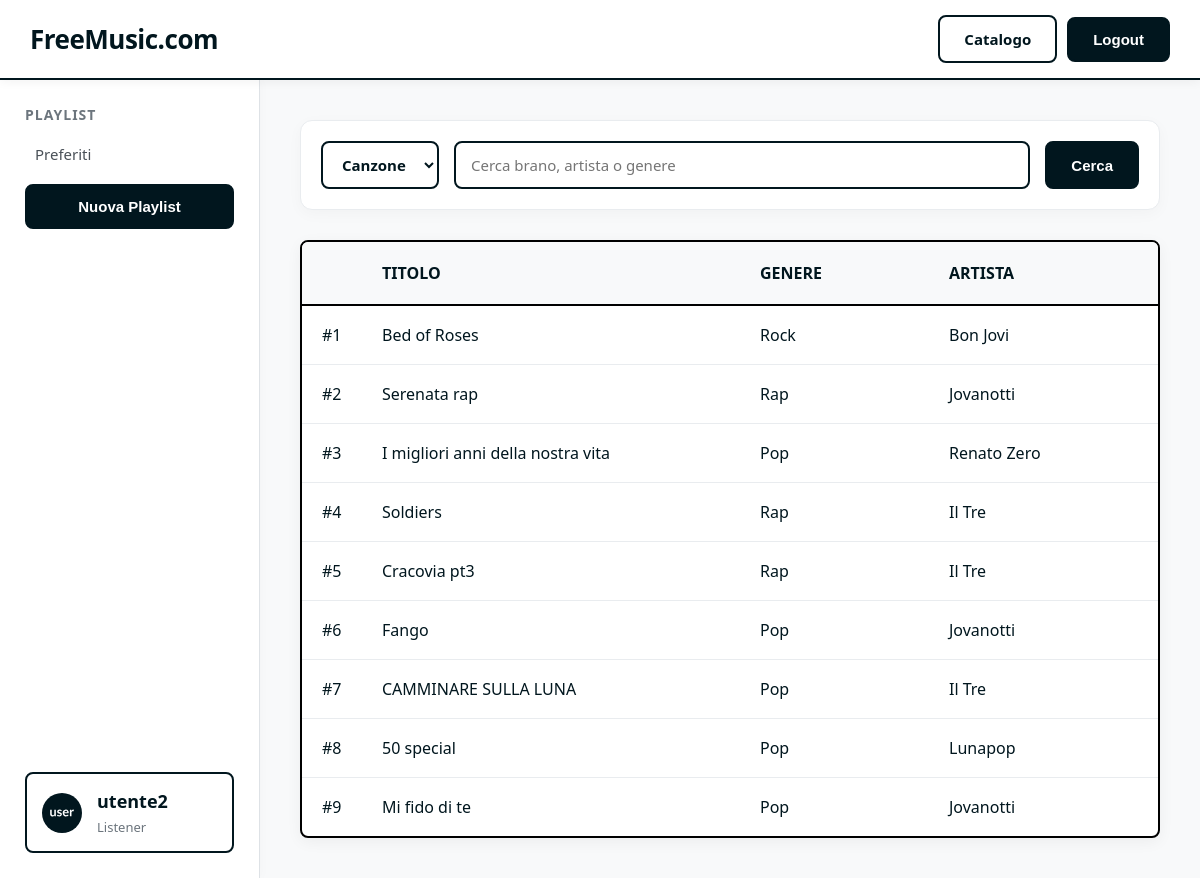
Page /catalogue/ (signed in) on the committed database.
### backend/models.py (models this page shows, shortened)
class Playlist(models.Model):
    name = models.CharField(max_length=200)
    user = models.ForeignKey(settings.AUTH_USER_MODEL, on_delete=models.CASCADE, related_name='playlists')
    songs = models.ManyToManyField(Song, related_name='playlists', blank=True)

class CustomUser(AbstractUser):
    ROLE_CHOICES = (
        ('listener', 'Listener'),
        ('curator', 'Curator'),
    )
    role = models.CharField(max_length=20, choices=ROLE_CHOICES, default='listener')
    def is_curator(self):
        return self.role == 'curator' or self.is_superuser

class Song(models.Model):
    title = models.CharField(max_length=200)
    artist = models.ForeignKey(Artist, on_delete=models.CASCADE, related_name='songs', null=True)
    genre = models.ForeignKey(Genre, on_delete=models.CASCADE, related_name='songs')
    created_at = models.DateTimeField(auto_now_add=True)

class Genre(models.Model):
    name = models.CharField(max_length=100, unique=True)

class Artist(models.Model):
    name = models.CharField(max_length=200, unique=True)
    created_at = models.DateTimeField(auto_now_add=True)

### backend/views.py (the view, shortened to what this page needs)
# urls.py: path('catalogue/', views.CatalogListView.as_view(), name='catalog_list'),
class CatalogListView(ListView):
    template_name = 'catalogue.html'
    context_object_name = 'items'
    def get_queryset(self):
        q = self.request.GET.get('q', '')
        search_type = self.request.GET.get('type', 'song')
        if search_type == 'genre':
            queryset = Genre.objects.all().order_by('name')
            if q:
                queryset = queryset.filter(name__icontains=q)
        elif search_type == 'artist':
            queryset = Artist.objects.all().order_by('-created_at')
            if q:
                queryset = queryset.filter(Q(name__icontains=q) | Q(songs__genre__name__icontains=q)).distinct()
        elif search_type == 'user' and self.request.user.is_authenticated and self.request.user.is_curator():
            queryset = get_user_model().objects.all().order_by('username')
            if q:
                queryset = queryset.filter(username__icontains=q)
        else: # song
            search_type = 'song'
            queryset = Song.objects.all().order_by('-created_at')
            if q:
                queryset = queryset.filter(Q(title__icontains=q) | Q(artist__name__icontains=q) | Q(genre__name__icontains=q))
        self.valid_search_type = search_type
        return queryset
    def get_context_data(self, **kwargs):
        context = super().get_context_data(**kwargs)
        context['search_type'] = getattr(self, 'valid_search_type', 'song')
        context['q'] = self.request.GET.get('q', '')
        playlist_id = self.request.GET.get('add_to_playlist')
        if self.request.user.is_authenticated:
            context['user_playlists'] = Playlist.objects.filter(user=self.request.user)
        context['popular_artists'] = Artist.objects.all().order_by('name')
        return context

### templates/catalogue.html (shortened to what this page needs)
{% extends 'sidebar.html' %}
{% load static %}
{% block content %}
<div class="filter-bar">
    <form method="get" action="{% url 'catalog_list' %}" style="display: flex; gap: 15px; width: 100%;" id="searchForm">
        {% if adding_to_playlist %}
        <input type="hidden" name="add_to_playlist" value="{{ adding_to_playlist.id }}">
        <input type="hidden" name="type" value="song">
        <select class="form-control-select border" disabled>
            <option>Canzone</option>
        </select>
        {% else %}
        <select name="type" id="typeSelect" class="form-control-select border" onchange="this.form.submit()">
            <option value="song" {% if search_type == 'song' %}selected{% endif %}>Canzone</option>
        </select>
        {% endif %}
        <input type="text" name="q" placeholder="Cerca brano, artista o genere" value="{{ q }}" class="form-control border"
            style="flex: 1;">
        <button type="submit" class="dark-btn border" style="flex: 0 0 auto;">Cerca</button>
    </form>
</div>
    <div style="background: white; border: 2px solid #000; border-radius: 8px; overflow: hidden; box-shadow: 0 4px 15px rgba(0,0,0,0.05);">
        <table class="catalog-list">
            <thead>
                <tr style="border-bottom: 2px solid #000; background-color: #f8f9fa;">
                    <th style="padding: 15px; width: 30px; color: #6c757d; font-weight: 600; text-align: left; text-transform: uppercase; font-size: 13px;">
                    </th>
                    <th style="padding: 20px; font-weight: 600; text-align: left; text-transform: uppercase; font-size: 16px;">
                        <div class="catalog-row-details">
                            {% if search_type == 'artist' %}
                            <span class="catalog-row-title" style="color: inherit; font-size: inherit; font-weight: inherit;">Artista</span>
                            <span class="catalog-row-artist" style="color: inherit; font-size: inherit; font-weight: inherit;">Brani Associati</span>
                            {% elif search_type == 'genre' %}
                            <span class="catalog-row-title" style="color: inherit; font-size: inherit; font-weight: inherit;">Genere</span>
                            <span class="catalog-row-artist" style="color: inherit; font-size: inherit; font-weight: inherit;">Brani Associati</span>
                            {% else %}
                            <span class="catalog-row-title" style="color: inherit; font-size: inherit; font-weight: inherit;">Titolo</span>
                            <span class="catalog-row-genre" style="color: inherit; font-size: inherit; font-weight: inherit;">Genere</span>
                            <span class="catalog-row-artist" style="color: inherit; font-size: inherit; font-weight: inherit;">Artista</span>
                            {% endif %}
                        </div>
                    </th>
                </tr>
            </thead>
            <tbody>
                {% for item in items %}
                <tr >
                    {% if adding_to_playlist %}
                    <td style="width: 30px;">
                        <input type="checkbox" name="song_ids" value="{{ item.id }}" {% if item.in_playlist %}checked{% endif %} style="transform: scale(1.5);">
                    </td>
                    {% else %}
                    {% if user.is_authenticated and user.is_curator and search_type == 'song' %}
                    <td class="song-index-cell" onclick="enableSongEdit({{ item.id }}, event)" style="width: 30px; cursor: pointer; text-align: center;">
                        <span class="song-number">#{{ forloop.counter }}</span>
                        <img src="{% static 'edit.png' %}" class="song-edit-icon" style="display: none; width: 16px; height: 16px;" alt="Edit">
                    </td>
                    {% else %}
                    <td>#{{ forloop.counter }}</td>
                    {% endif %}
                    {% endif %}
                    <td>
                        <div class="catalog-row-details">
                            {% if search_type == 'artist' %}
                            <a href="{% url 'artist_detail' item.name %}" class="catalog-row-title">{{ item.name }}</a>
                            <span class="catalog-row-artist">{{ item.songs.count }} brani</span>
                            {% elif search_type == 'playlist' %}
                            <a href="{% url 'playlist_detail' item.id %}" class="catalog-row-title">{{ item.name }}</a>
                            <span class="catalog-row-artist">Di {{ item.user.username }}</span>
                            {% elif search_type == 'genre' %}
                            <a href="{% url 'genre_detail' item.name %}" class="catalog-row-title">{{ item.name }}</a>
                            <span class="catalog-row-artist">{{ item.songs.count }} brani</span>
                            {% else %}
                            <div id="display-song-{{ item.id }}" style="display: flex; flex: 1; justify-content: space-between;">
                                <span class="catalog-row-title">{{ item.title }}</span>
                                <span class="catalog-row-genre">{{ item.genre.name }}</span>
                                <span class="catalog-row-artist">{{ item.artist.name }}</span>
                            </div>
                            {% endif %}
                        </div>
                    </td>
                </tr>
                {% empty %}
                <tr>
                    <td colspan="2" style="padding: 30px; text-align: center; color: #666;">Nessun risultato.</td>
                </tr>
                {% endfor %}
            </tbody>
        </table>
    </div>
{% endblock %}

### templates/sidebar.html (shortened to what this page needs)
{% extends 'header.html' %}
{% load static %}
{% block base_content %}
<aside class="column sidebar">
    <div class="sidebar-top">
        <h3>Playlist</h3>
        {% if user.is_authenticated %}
        {% for playlist in user.playlists.all %}
        <a href="{% url 'playlist_detail' playlist.id %}" class="row sidebar-playlist-item">{{ playlist.name }}</a>
        {% empty %}
        <div class="sidebar-message" style="color: #666;">Nessuna playlist creata.</div>
        {% endfor %}
        <div style="margin-top: 20px;">
            <form method="post" action="{% url 'playlist_create' %}">
                <button type="submit" class="dark-btn border" style="width: 100%;">Nuova Playlist</button>
            </form>
        </div>
        {% else %}
        <div class="sidebar-message">Accedi per visualizzare<br>le tue playlist</div>
        {% endif %}
    </div>
    {% if user.is_authenticated %}
    <div class="sidebar-bottom border" style="padding: 15px; border-radius: 8px; cursor: pointer; display: flex; align-items: center; gap: 15px;" onclick="window.location.href='{% url 'user_detail' user.username %}'">
        <img src="{% static 'user.svg' %}" alt="User" style="width: 40px; height: 40px; object-fit: cover; border-radius: 50%;">
        <div style="text-align: left;">
            <div class="account-name">{{ user.username }}</div>
            <div class="account-role">{{ user.get_role_display|default:user.role }}</div>
        </div>
    </div>
    {% endif %}
</aside>
<div class="main-content">
    {% block content %}
    {% endblock %}
</div>
{% endblock %}

### css/style.css (style rules this page uses)
body, html { margin: 0; padding: 0; font-family: 'Segoe UI', Tahoma, Geneva, Verdana, sans-serif; background-color: #f8f9fa; color: #01161e; height: 100vh; overflow: hidden; }
a { color: #01161e; text-decoration: none; transition: color 0.2s; }
.row { display: flex; align-items: center; }
.column { display: flex; flex-direction: column; }
.dark-btn { background: #01161e; padding: 12px 24px; cursor: pointer; font-size: 15px; font-weight: 600; text-align: center; transition: all 0.2s; color: #ffffff; text-decoration: none; box-sizing: border-box; display: inline-block; }
.border { border: 2px solid #01161e; border-radius: 8px; }
.sidebar { width: 260px; background: #ffffff; border-right: 1px solid #dee2e6; padding: 25px; box-sizing: border-box; box-shadow: 2px 0 10px rgba(0, 0, 0, 0.02); }
.sidebar-top { flex: 1; overflow-y: auto; }
.sidebar h3 { margin-top: 0; font-weight: 600; font-size: 14px; text-transform: uppercase; color: #6c757d; letter-spacing: 1px; margin-bottom: 20px; }
.sidebar-playlist-item { margin-bottom: 12px; font-size: 15px; color: #495057; }
.sidebar-playlist-item::before { content: ""; font-size: 10px; margin-right: 10px; }
.sidebar-bottom { padding: 15px 20px; }
.account-name { font-size: 18px; font-weight: 600; margin-bottom: 5px; }
.account-role { font-size: 13px; color: #6c757d; text-transform: capitalize; }
.main-content { flex: 1; padding: 40px; overflow-y: auto; }
.form-control { width: 100%; padding: 12px 15px; box-sizing: border-box; font-family: inherit; font-size: 15px; transition: border-color 0.2s; }
.form-control-select { padding: 10px 15px; font-size: 15px; font-weight: 600; font-family: inherit; background: #ffffff; cursor: pointer; transition: all 0.2s; color: #01161e; }
.filter-bar { display: flex; gap: 15px; margin-bottom: 30px; background: #ffffff; padding: 20px; border-radius: 12px; box-shadow: 0 4px 15px rgba(0, 0, 0, 0.03); border: 1px solid #e9ecef; }
.catalog-list { width: 100%; border-collapse: collapse; }
.catalog-list th, .catalog-list td { padding: 18px 20px; text-align: left; border-bottom: 1px solid #e9ecef; font-size: 16px; }
.catalog-list tr:last-child td { border-bottom: none; }
.catalog-row-details { display: flex; justify-content: space-between; flex: 1; }
.catalog-row-title { flex: 2; font-weight: 500; }
.catalog-row-genre, .catalog-row-artist { flex: 1; }

### rows in the picture
Playlist: name "Preferiti"
CustomUser: username "utente2", role "Listener"
Song: title "Bed of Roses", genre.name "Rock", artist.name "Bon Jovi"
Song: title "Serenata rap", genre.name "Rap", artist.name "Jovanotti"
Song: title "I migliori anni della nostra vita", genre.name "Pop", artist.name "Renato Zero"
Song: title "Soldiers", genre.name "Rap", artist.name "Il Tre"
Song: title "Cracovia pt3", genre.name "Rap", artist.name "Il Tre"
Song: title "Fango", genre.name "Pop", artist.name "Jovanotti"
Song: title "CAMMINARE SULLA LUNA", genre.name "Pop", artist.name "Il Tre"
Song: title "50 special", genre.name "Pop", artist.name "Lunapop"
Song: title "Mi fido di te", genre.name "Pop", artist.name "Jovanotti"
